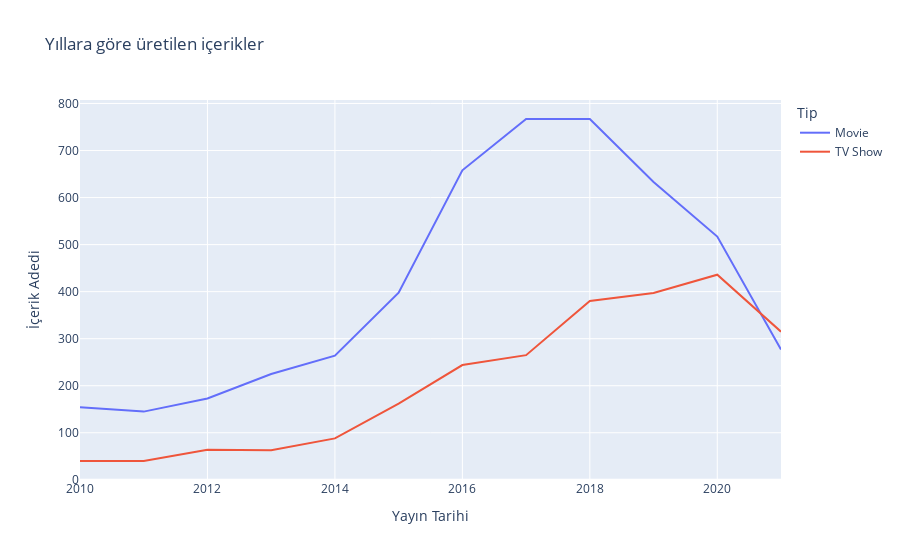

This figure's notebook cell:
### Code cell
df1=dff[['type','release_year']]
df1=df1.rename(columns={"release_year": "Yayın Tarihi"})
df1=df1.rename(columns={"type": "Tip"})
df1=df1.rename(columns={"Total Content": "İçerik Adedi"})
df2=df1.groupby(['Yayın Tarihi','Tip']).size().reset_index(name='İçerik Adedi')
df2=df2[df2['Yayın Tarihi']>=2010]
fig3 = px.line(df2, x="Yayın Tarihi", y="İçerik Adedi", color='Tip',title='Yıllara göre üretilen içerikler')
fig3.show()

### Figure 1 — Plotly figure (JSON) as saved in the notebook; plotly's stock layout.template omitted (floating-point values rounded to 4 significant figures)
{"data": [{"hovertemplate": "Tip=Movie<br>Yayın Tarihi=%{x}<br>İçerik Adedi=%{y}<extra></extra>", "legendgroup": "Movie", "line": {"color": "#636efa", "dash": "solid"}, "marker": {"symbol": "circle"}, "mode": "lines", "name": "Movie", "orientation": "v", "showlegend": true, "type": "scatter", "x": [2010, 2011, 2012, 2013, 2014, 2015, 2016, 2017, 2018, 2019, 2020, 2021], "xaxis": "x", "y": [154, 145, 173, 225, 264, 398, 658, 767, 767, 633, 517, 277], "yaxis": "y"}, {"hovertemplate": "Tip=TV Show<br>Yayın Tarihi=%{x}<br>İçerik Adedi=%{y}<extra></extra>", "legendgroup": "TV Show", "line": {"color": "#EF553B", "dash": "solid"}, "marker": {"symbol": "circle"}, "mode": "lines", "name": "TV Show", "orientation": "v", "showlegend": true, "type": "scatter", "x": [2010, 2011, 2012, 2013, 2014, 2015, 2016, 2017, 2018, 2019, 2020, 2021], "xaxis": "x", "y": [40, 40, 64, 63, 88, 162, 244, 265, 380, 397, 436, 315], "yaxis": "y"}], "layout": {"legend": {"title": {"text": "Tip"}, "tracegroupgap": 0}, "title": {"text": "Yıllara göre üretilen içerikler"}, "xaxis": {"anchor": "y", "domain": [0, 1], "title": {"text": "Yayın Tarihi"}}, "yaxis": {"anchor": "x", "domain": [0, 1], "title": {"text": "İçerik Adedi"}}}}
